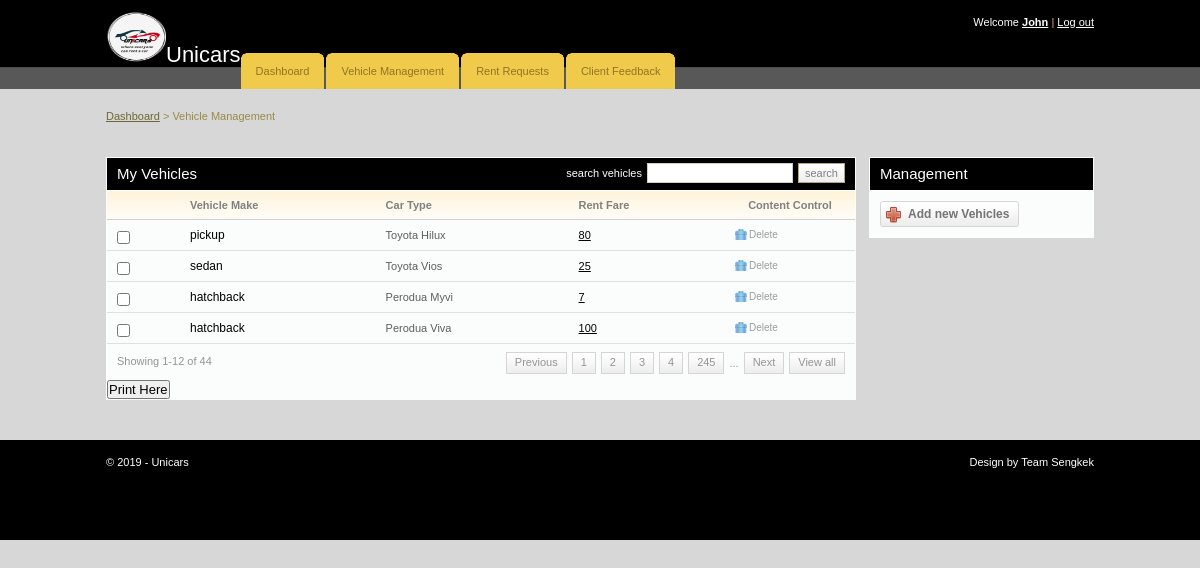
The app's page /renter/add_vehicles.php (signed in) with its own data.
### tables this page shows
CREATE TABLE `cars` (
  `car_id` int(11) NOT NULL,
  `car_name` varchar(255) NOT NULL,
  `car_type` enum('hatchback','sedan','pickup','SUV','MPV','others') DEFAULT NULL,
  `image` text NOT NULL,
  `hire_cost` int(11) NOT NULL,
  `capacity` int(11) NOT NULL,
  `status` varchar(255) NOT NULL
);

### renter/add_vehicles.php (the view, shortened to what this page needs)
<!DOCTYPE html PUBLIC "-//W3C//DTD XHTML 1.0 Transitional//EN" "http://www.w3.org/TR/xhtml1/DTD/xhtml1-transitional.dtd">
<html xmlns="http://www.w3.org/1999/xhtml">
<head>
	<link rel="stylesheet" href="css/style.css" type="text/css" media="all" />
</head>
<body>
<div id="header">
	<div class="shell">
		<?php
			include 'menu.php';
		?>
		</div>
	</div>
<div id="container">
	<div class="shell">
		<div class="small-nav">
			<a href="index.php">Dashboard</a>
			<span>&gt;</span>
			Vehicle Management
		</div>
		<br />
		<div id="main">
			<div id="content">
				<div class="box">
					<div class="box-head">
						<h2 class="left">My Vehicles</h2>
						<div class="right">
							<label>search vehicles</label>
							<input type="text" class="field small-field" />
							<input type="submit" class="button" value="search" />
						</div>
					</div>
					<div class="table">
						<table width="100%" border="0" cellspacing="0" cellpadding="0">
							<tr>
								<th></th>
								<th>Vehicle Make</th>
								<th>Car Type</th>
								<th>Rent Fare</th>
								<th width="110" class="ac">Content Control</th>
							</tr>
							<?php
								include '../includes/config.php';
								$select = "SELECT * FROM cars WHERE status = 'Available'";
								$result = $conn->query($select);
								while($row = $result->fetch_assoc()){
							?>
							<tr>
								<td><input type="checkbox" class="checkbox" /></td>
								<td><h3><a href="#"><?php echo $row['car_type'] ?></a></h3></td>
								<td><?php echo $row['car_name'] ?></td>
								<td><a href="#"><?php echo $row['hire_cost'] ?></a></td>
								<td><a href="javascript:sureToApprove(<?php echo $row['car_id'];?>)" class="ico del">Delete</a></td>
							</tr>
							<?php
								}
							?>
						</table>
						<div class="pagging">
							<div class="left">Showing 1-12 of 44</div>
							<div class="right">
								<a href="#">Previous</a>
								<a href="#">1</a>
								<a href="#">2</a>
								<a href="#">3</a>
								<a href="#">4</a>
								<a href="#">245</a>
								<span>...</span>
								<a href="#">Next</a>
								<a href="#">View all</a>
							</div>
						</div>
					</div>
					<h2><input type="submit" onclick="window.print()" value="Print Here" /></h2>
				</div>
			</div>
			<div id="sidebar">
				<div class="box">
					<div class="box-head">
						<h2>Management</h2>
					</div>
					<div class="box-content">
						<a href="add_cars.php" class="add-button"><span>Add new Vehicles</span></a>
					</div>
				</div>
			</div>
		</div>
	</div>
</div>
<div id="footer">
	<div class="shell">
		<span class="left">&copy; <?php echo date("Y");?> - Unicars</span>
		<span class="right">
			Design by Team Sengkek</a>
		</span>
	</div>
</div>
</body>
</html>

### renter/css/style.css (style rules this page uses)
* { padding:0; margin:0; outline:0; }
body { background:#a5a5a570; font-family: Verdana, sans-serif; font-size:11px; line-height:14px; color:#5e5e5e; }
input, textarea, select { font-family: Verdana, sans-serif; font-size:13px; }
.field { border:solid 1px #d3cfc7; background:#fff; padding:5px; }
.small-field { border:solid 1px #d3cfc7; background:#fff; padding:3px 1px; font-size:11px; }
.checkbox { width:13px; height:13px; vertical-align:top; position:relative; top:2px; }
.button { background:#eee url(images/button.gif) repeat-x 0 0; border:solid 1px #b1a874; color:#7f7f7f; font-size:11px; padding:2px 6px 2px 6px; cursor:pointer; line-height:14px !important; }
a { color:#000000; text-decoration: underline; cursor:pointer; }
.left, .alignleft { float:left; display:inline; }
.right, .alignright { float:right; display:inline; }
.ac { text-align: center !important; }
h2 { font-size:15px; font-weight: normal; }
h3 { font-size:12px; line-height:14px; font-weight: normal; }
h3 a { text-decoration: none; }
.shell { width:988px; margin:0 auto; }
#header { height:89px; background:url(images/header.gif); white-space:nowrap; }
#container { padding:20px 0; }
.small-nav { color:#978b48; padding-bottom:20px; }
.small-nav a { color:#6f6636; }
#content { float:left; width:750px; }
#sidebar { float:right; width:225px; }
.table th { background:#fffdfa url(images/th.gif) repeat-x 0 0; color:#818181; text-align: left; padding:7px 10px; border-bottom:solid 1px #d2d1cb; }
.table td { background:#fbfcfc; border-bottom:solid 1px #e0e0e0; padding:8px 10px; }
.box { background:#fbfcfc; height:100%; padding:1px; margin-bottom:20px; }
.box-head { background:#000000; height:32px; color:#fff; padding: 0 10px; line-height:32px; white-space:nowrap; border-bottom:solid 1px #fff; }
.box-head .right { padding-top:5px; line-height:13px; }
.box-head .right label, .box-head .right input { float:left; }
.box-head .right label { padding:4px 0 0 0; }
.box-head .right input { margin-left:5px; }
.pagging { height:20px; padding:8px 10px; line-height:19px; color:#949494; }
.pagging a { background:url(images/pagging.gif) repeat-x 0 0; height:20px; float:left; padding:0 8px; border:solid 1px #d5d5d5; text-decoration: none; color:#949494; margin-left:5px; }
.pagging span { float:left; margin-left:5px; padding-top:2px; }
a.ico { color:#9d9c9a; font-size:10px; text-decoration: none; padding:0 0 0 14px; background-repeat:no-repeat; background-position:0 0; }
a.del { background-image:url(images/del.gif) }
.box-content { padding:10px; }
.add-button, .add-button span { float:left; height:26px; background:url(images/add-button.gif) no-repeat 0 0; padding:0 0 0 28px; }
.add-button span { background-position:right 0; padding:0 10px 0 0; }
.add-button { font-weight: bold; font-size:12px; color:#747474; text-decoration: none; line-height:26px; }
#footer { height:100px; background:url(images/footer.gif); line-height:44px; color:#fff; }

### records on screen
cars: car_type "pickup", car_name "Toyota Hilux", hire_cost "80"
cars: car_type "sedan", car_name "Toyota Vios", hire_cost "25"
cars: car_type "hatchback", car_name "Perodua Myvi", hire_cost "7"
cars: car_type "hatchback", car_name "Perodua Viva", hire_cost "100"

### other values on screen
$_SESSION['uname'] "John"
